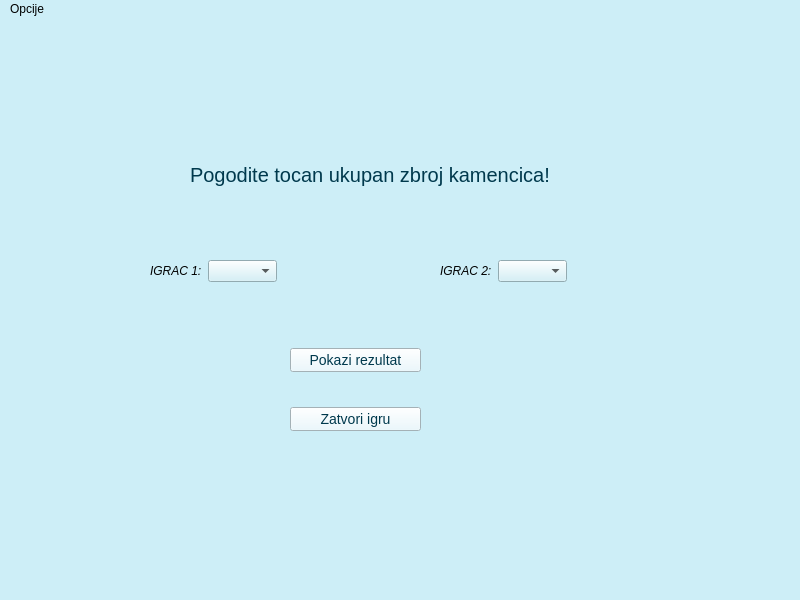
<?xml version="1.0" encoding="UTF-8"?>
<ui version="4.0">
 <class>MainWindow_NovaIgra2</class>
 <widget class="QMainWindow" name="MainWindow_NovaIgra2">
  <property name="geometry">
   <rect>
    <x>0</x>
    <y>0</y>
    <width>800</width>
    <height>600</height>
   </rect>
  </property>
  <property name="windowTitle">
   <string>MainWindow</string>
  </property>
  <property name="styleSheet">
   <string notr="true">background-color: #CDEEF7;</string>
  </property>
  <widget class="QWidget" name="centralwidget">
   <widget class="QLabel" name="label">
    <property name="geometry">
     <rect>
      <x>190</x>
      <y>130</y>
      <width>361</width>
      <height>51</height>
     </rect>
    </property>
    <property name="styleSheet">
     <string notr="true">color: #00394d;
font-size: 20px;
font-style: bold;</string>
    </property>
    <property name="text">
     <string>Pogodite tocan ukupan zbroj kamencica!</string>
    </property>
   </widget>
   <widget class="QWidget" name="layoutWidget">
    <property name="geometry">
     <rect>
      <x>150</x>
      <y>240</y>
      <width>127</width>
      <height>24</height>
     </rect>
    </property>
    <layout class="QHBoxLayout" name="horizontalLayout">
     <item>
      <widget class="QLabel" name="label_i1">
       <property name="styleSheet">
        <string notr="true">font-style: italic;</string>
       </property>
       <property name="text">
        <string>IGRAC 1:</string>
       </property>
      </widget>
     </item>
     <item>
      <widget class="QComboBox" name="comboBox_i1"/>
     </item>
    </layout>
   </widget>
   <widget class="QWidget" name="layoutWidget">
    <property name="geometry">
     <rect>
      <x>440</x>
      <y>240</y>
      <width>127</width>
      <height>24</height>
     </rect>
    </property>
    <layout class="QHBoxLayout" name="horizontalLayout_2">
     <item>
      <widget class="QLabel" name="label_i2">
       <property name="styleSheet">
        <string notr="true">font-style: italic;</string>
       </property>
       <property name="text">
        <string>IGRAC 2:</string>
       </property>
      </widget>
     </item>
     <item>
      <widget class="QComboBox" name="comboBox_i2"/>
     </item>
    </layout>
   </widget>
   <widget class="QWidget" name="layoutWidget">
    <property name="geometry">
     <rect>
      <x>290</x>
      <y>300</y>
      <width>131</width>
      <height>141</height>
     </rect>
    </property>
    <layout class="QVBoxLayout" name="verticalLayout">
     <item>
      <widget class="QPushButton" name="pushButton1">
       <property name="styleSheet">
        <string notr="true">color: #00394d;
background-color: #e6f8ff;
font-size: 14px;</string>
       </property>
       <property name="text">
        <string>Pokazi rezultat</string>
       </property>
      </widget>
     </item>
     <item>
      <widget class="QPushButton" name="pushButton2">
       <property name="styleSheet">
        <string notr="true">color: #00394d;
background-color: #e6f8ff;
font-size: 14px;</string>
       </property>
       <property name="text">
        <string>Zatvori igru</string>
       </property>
      </widget>
     </item>
    </layout>
   </widget>
  </widget>
  <widget class="QMenuBar" name="menubar">
   <property name="geometry">
    <rect>
     <x>0</x>
     <y>0</y>
     <width>800</width>
     <height>22</height>
    </rect>
   </property>
   <widget class="QMenu" name="menuOpcije">
    <property name="title">
     <string>Opcije</string>
    </property>
    <addaction name="actionSpremi_rezultat"/>
    <addaction name="separator"/>
    <addaction name="actionPovratak_na_pocetak"/>
   </widget>
   <addaction name="menuOpcije"/>
  </widget>
  <action name="actionSpremi_rezultat">
   <property name="icon">
    <iconset resource="Resources.qrc">
     <normaloff>:/slike/Slike/spremi.png</normaloff>:/slike/Slike/spremi.png</iconset>
   </property>
   <property name="text">
    <string>Spremi rezultat</string>
   </property>
  </action>
  <action name="actionPovratak_na_pocetak">
   <property name="icon">
    <iconset resource="Resources.qrc">
     <normaloff>:/slike/Slike/ponovi.png</normaloff>:/slike/Slike/ponovi.png</iconset>
   </property>
   <property name="text">
    <string>Povratak na novu igru</string>
   </property>
  </action>
 </widget>
 <resources>
  <include location="Resources.qrc"/>
 </resources>
 <connections/>
</ui>
